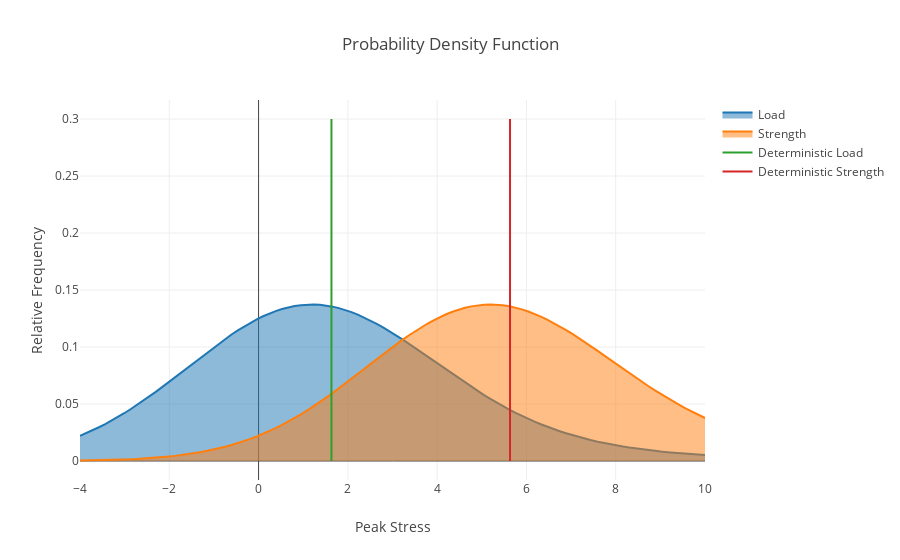

Notebook code cell kept with this figure:
### Code cell
plot_pdf(pdf_est_1, pdf_est_2, mean_1, mean_2, support_points, bayes=False)
